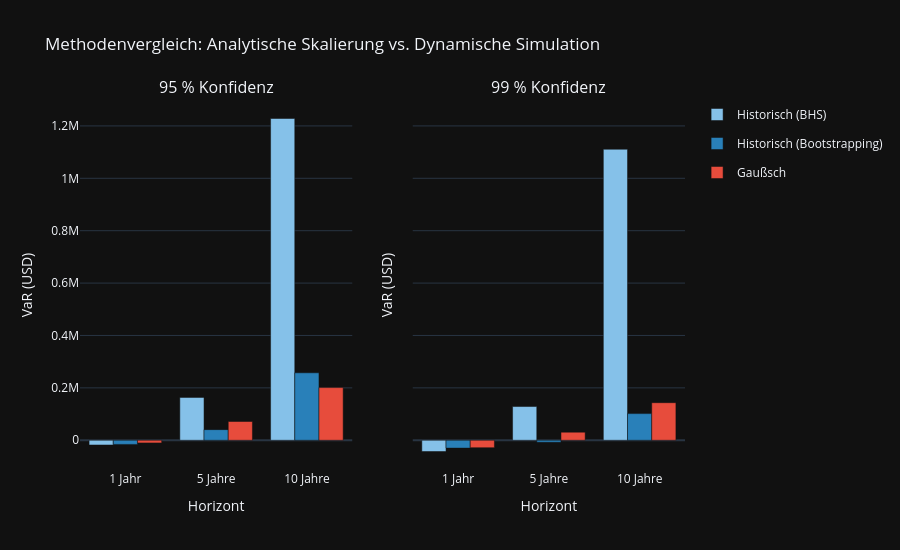

Notebook cell for this chart:
### Markdown cell above
## Methodenvergleich

Hier stellen wir die drei Hauptmethoden direkt nebeneinander, für alle drei Horizonte und beide Konfidenzniveaus. So sieht man auf einen Blick, wo sie konvergieren und wo sie auseinanderlaufen. Die Black-Swan-Variante lassen wir bewusst raus, weil sie konzeptionell anders ist und im Black-Swan-Block separat behandelt wird.

### Code cell
# 1. Daten direkt übernehmen (keine Konsolidierung mehr nötig)
plot_data = core_results.copy()

# 2. Erweitertes Dictionary für alle 6 Traces
plot_methods = [
    'Historisch (BHS)', 
    'Historisch (Bootstrapping)', 
    'Gaußsch', 
    'Lognormal (MC)'
]

# Didaktische Farbwahl für die Präsentation
method_colors = {
    'Historisch (BHS)': 'rgb(133, 193, 233)',          # Hellblau
    'Historisch (Bootstrapping)': 'rgb(41, 128, 185)', # Dunkelblau
    'Gaußsch': 'rgb(231, 76, 60)',                     # Rot
    'Lognormal': 'rgb(35, 155, 86)'   # Dunkelgrün
}

fig_p2 = make_subplots(rows=1, cols=2, subplot_titles=("95 % Konfidenz", "99 % Konfidenz"), shared_yaxes=True)
horizon_order = list(horizons.keys())

for col_idx, conf_label in enumerate(confidence_levels.keys(), start=1):
    subset = plot_data[plot_data['Konfidenzniveau'] == conf_label]
    
    for method in plot_methods:
        method_data = subset[subset['Methode'] == method]
        if method_data.empty:
            continue
            
        method_data = method_data.set_index('Horizont').reindex(horizon_order).reset_index()
        
        fig_p2.add_trace(
            go.Bar(
                x=method_data['Horizont'],
                y=method_data['VaR ($)'],
                name=method,
                marker_color=method_colors[method],
                showlegend=(col_idx == 1),
                legendgroup=method 
            ),
            row=1, col=col_idx,
        )
        
    fig_p2.update_yaxes(title_text='VaR (USD)', row=1, col=col_idx)
    fig_p2.update_xaxes(title_text='Horizont', row=1, col=col_idx)

fig_p2.update_layout(
    template='plotly_dark',
    title='Methodenvergleich: Analytische Skalierung vs. Dynamische Simulation',
    barmode='group',
    height=550, # Leicht erhöht für die größere Legende
)

fig_p2.show()

### Figure 1 — Plotly figure (JSON) as saved in the notebook; plotly's stock layout.template omitted (floating-point values rounded to 4 significant figures)
{"data": [{"legendgroup": "Historisch (BHS)", "marker": {"color": "rgb(133, 193, 233)"}, "name": "Historisch (BHS)", "showlegend": true, "type": "bar", "x": ["1 Jahr", "5 Jahre", "10 Jahre"], "xaxis": "x", "y": [-17970.0, 163600.0, 1228000.0], "yaxis": "y"}, {"legendgroup": "Historisch (Bootstrapping)", "marker": {"color": "rgb(41, 128, 185)"}, "name": "Historisch (Bootstrapping)", "showlegend": true, "type": "bar", "x": ["1 Jahr", "5 Jahre", "10 Jahre"], "xaxis": "x", "y": [-15780.0, 40550.0, 257500.0], "yaxis": "y"}, {"legendgroup": "Gaußsch", "marker": {"color": "rgb(231, 76, 60)"}, "name": "Gaußsch", "showlegend": true, "type": "bar", "x": ["1 Jahr", "5 Jahre", "10 Jahre"], "xaxis": "x", "y": [-10010.0, 71700.0, 201100.0], "yaxis": "y"}, {"legendgroup": "Historisch (BHS)", "marker": {"color": "rgb(133, 193, 233)"}, "name": "Historisch (BHS)", "showlegend": false, "type": "bar", "x": ["1 Jahr", "5 Jahre", "10 Jahre"], "xaxis": "x2", "y": [-42910.0, 128800.0, 1111000.0], "yaxis": "y2"}, {"legendgroup": "Historisch (Bootstrapping)", "marker": {"color": "rgb(41, 128, 185)"}, "name": "Historisch (Bootstrapping)", "showlegend": false, "type": "bar", "x": ["1 Jahr", "5 Jahre", "10 Jahre"], "xaxis": "x2", "y": [-29950.0, -7701.0, 101700.0], "yaxis": "y2"}, {"legendgroup": "Gaußsch", "marker": {"color": "rgb(231, 76, 60)"}, "name": "Gaußsch", "showlegend": false, "type": "bar", "x": ["1 Jahr", "5 Jahre", "10 Jahre"], "xaxis": "x2", "y": [-28270.0, 30880.0, 143400.0], "yaxis": "y2"}], "layout": {"annotations": [{"font": {"size": 16}, "showarrow": false, "text": "95 % Konfidenz", "x": 0.225, "xanchor": "center", "xref": "paper", "y": 1, "yanchor": "bottom", "yref": "paper"}, {"font": {"size": 16}, "showarrow": false, "text": "99 % Konfidenz", "x": 0.775, "xanchor": "center", "xref": "paper", "y": 1, "yanchor": "bottom", "yref": "paper"}], "barmode": "group", "height": 550, "title": {"text": "Methodenvergleich: Analytische Skalierung vs. Dynamische Simulation"}, "xaxis": {"anchor": "y", "domain": [0, 0.45], "title": {"text": "Horizont"}}, "xaxis2": {"anchor": "y2", "domain": [0.55, 1], "title": {"text": "Horizont"}}, "yaxis": {"anchor": "x", "domain": [0, 1], "title": {"text": "VaR (USD)"}}, "yaxis2": {"anchor": "x2", "domain": [0, 1], "matches": "y", "showticklabels": false, "title": {"text": "VaR (USD)"}}}}
